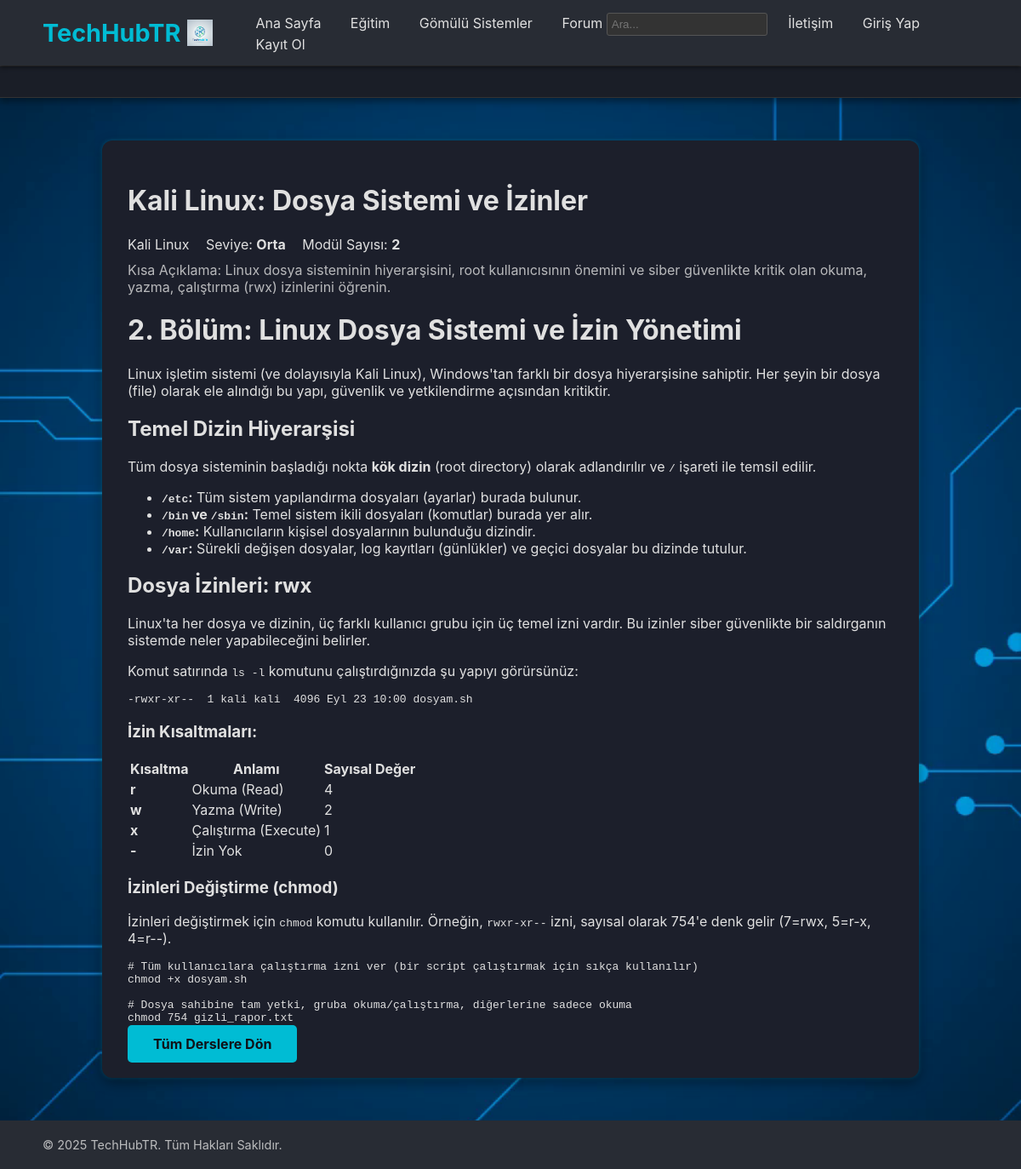
/ders/kali-linux-dosya-izinleri, run on the app's committed database.
### app.py (models this page shows)
class Lesson(db.Model):
    id = db.Column(db.Integer, primary_key=True)
    title = db.Column(db.String(150), nullable=False)
    slug = db.Column(db.String(150), unique=True, nullable=False)
    main_category = db.Column(db.String(50), nullable=False)
    sub_category = db.Column(db.String(50), nullable=False)
    content = db.Column(db.Text, nullable=False)
    created_at = db.Column(db.DateTime, default=db.func.now())
    level = db.Column(db.String(20), default="Başlangıç")
    lesson_count = db.Column(db.Integer, default=1)
    description = db.Column(db.String(250), default="")

### app.py (the view)
@app.route("/ders/<slug>")
def ders_detay(slug):
    lesson = db.session.execute(db.select(Lesson).filter_by(slug=slug)).scalar_one_or_none()
    if lesson is None:
        flash("Aradığınız ders bulunamadı.", "danger")
        return redirect(url_for("egitim"))
    content_to_process = lesson.content.replace("\r\n", "\n").replace("\r", "\n")
    lesson.html_content = markdown.markdown(content_to_process, extensions=["fenced_code", "tables"])
    return render_template("ders_detay.html", lesson=lesson)

### app.py (called while the page is built)
@app.context_processor
def inject_notifications_count():
    if current_user.is_authenticated:
        unread_count = Notification.query.filter_by(user_id=current_user.id, is_read=False).count()
        return {"unread_notifications_count": unread_count}
    return {"unread_notifications_count": 0}

### templates/ders_detay.html (shortened to what this page needs)
{% extends "base.html" %}
{% block body_class %}{% if lesson.sub_category == 'Siber Güvenlik' %}cyber-bg{% endif %}{% endblock %}
{% block content %}
<div class="lesson-container">
    <h1 class="lesson-title">{{ lesson.title }}</h1>
    <div class="lesson-meta">
        <span class="alt-konu-etiketi">{{ lesson.sub_category }}</span>
        <span style="margin-left: 15px;">Seviye: <strong>{{ lesson.level }}</strong></span>
        <span style="margin-left: 15px;">Modül Sayısı: <strong>{{ lesson.lesson_count }}</strong></span>
        <p style="margin-top: 10px; opacity: 0.8;">
            Kısa Açıklama: {{ lesson.description }}
        </p>
    </div>
    <div class="lesson-content">
        {{ lesson.html_content | safe }}
    </div>
    <a href="{{ url_for('egitim') }}" class="cta-button" style="margin-top: 30px;">Tüm Derslere Dön</a>
</div>
{% endblock %}

### static/style.css (style rules this page uses)
:root { --arka-alan: #0f1118; --yazi-renk: #E0E0E0; --vurgu-renk: #00bcd4; --kod-kutu-bg: #1c1f2b; --icerik-kart-bg: #222633; --ana-golge: rgba(0, 0, 0, 0.4); --neon-golge: 0 0 10px rgba(0, 188, 212, 0.5); }
body { background-color: var(--arka-alan); color: var(--yazi-renk); font-family: 'Inter', sans-serif; margin: 0; min-height: 100vh; background-attachment: fixed; overflow-x: hidden; }
body:not(.anasayfa-bg) { background-image: url('../static/kategori_bg.png'), radial-gradient(circle at center, #1b1e28 1px, transparent 1px); background-size: cover, 50px 50px; background-position: center center, 0 0; background-repeat: no-repeat, repeat; }
body::before { content: ""; position: fixed; top: 0; left: 0; width: 100%; height: 100%; background: repeating-linear-gradient( to bottom, rgba(0, 255, 65, 0.05), rgba(0, 255, 65, 0.02) 1px, transparent 1px, transparent 100px ); background-size: 100% 100px; animation: matrix-scroll 20s linear infinite; z-index: -1; opacity: 0.2; }
body:not(.anasayfa-bg)::before { content: none !important; background: none !important; opacity: 0; }
.cta-button { background-color: var(--vurgu-renk); color: var(--arka-alan); padding: 12px 30px; text-decoration: none; border-radius: 5px; font-weight: bold; transition: background-color 0.3s, transform 0.3s; }
.auth-container, .profile-container, .forum-container, .settings-container, .lesson-container, .topic-detail-container { max-width: 900px; margin: 50px auto; padding: 30px; background-color: var(--kod-kutu-bg); border-radius: 12px; box-shadow: 0 5px 15px var(--ana-golge), 0 0 5px rgba(0, 188, 212, 0.3); }

### data on the page
Lesson: title "Kali Linux: Dosya Sistemi ve İzinler", sub_category "Kali Linux", level "Orta", lesson_count "2", description "Linux dosya sisteminin hiyerarşisini, root kullanıcısının önemini ve siber güvenlikte kritik olan okuma, yazma, çalıştırma (rwx) izinlerini öğrenin."
